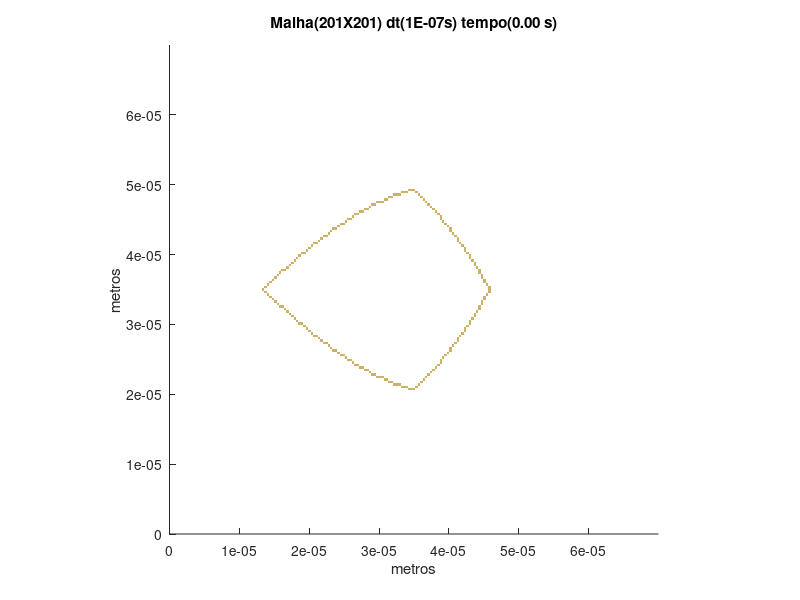

Recreate this plot in MATLAB.
set (gca,'PlotBoxAspectRatio',[1 1 1],'Xlim',[0,7E-05],'Ylim',[0,7E-05])
hold on
title('Malha(201X201) dt(1E-07s) tempo(0.00 s)')
hold on
ylabel('metros')
hold on
xlabel('metros')
hold on

fill([3.41293532338308E-05 3.41293532338308E-05 3.44776119402985E-05 3.44776119402985E-05],[2.0547263681592E-05 2.08955223880597E-05 2.08955223880597E-05 2.0547263681592E-05],[0.8,0.7,0.4],'LineStyle','none')

fill([3.44776119402985E-05 3.44776119402985E-05 3.48258706467662E-05 3.48258706467662E-05],[2.0547263681592E-05 2.08955223880597E-05 2.08955223880597E-05 2.0547263681592E-05],[0.8,0.7,0.4],'LineStyle','none')

fill([3.48258706467662E-05 3.48258706467662E-05 3.51741293532338E-05 3.51741293532338E-05],[2.0547263681592E-05 2.08955223880597E-05 2.08955223880597E-05 2.0547263681592E-05],[0.8,0.7,0.4],'LineStyle','none')

fill([3.30845771144279E-05 3.30845771144279E-05 3.34328358208955E-05 3.34328358208955E-05],[2.08955223880597E-05 2.12437810945274E-05 2.12437810945274E-05 2.08955223880597E-05],[0.8,0.7,0.4],'LineStyle','none')

fill([3.34328358208955E-05 3.34328358208955E-05 3.37810945273632E-05 3.37810945273632E-05],[2.08955223880597E-05 2.12437810945274E-05 2.12437810945274E-05 2.08955223880597E-05],[0.8,0.7,0.4],'LineStyle','none')

fill([3.37810945273632E-05 3.37810945273632E-05 3.41293532338308E-05 3.41293532338308E-05],[2.08955223880597E-05 2.12437810945274E-05 2.12437810945274E-05 2.08955223880597E-05],[0.8,0.7,0.4],'LineStyle','none')

fill([3.51741293532338E-05 3.51741293532338E-05 3.55223880597015E-05 3.55223880597015E-05],[2.08955223880597E-05 2.12437810945274E-05 2.12437810945274E-05 2.08955223880597E-05],[0.8,0.7,0.4],'LineStyle','none')

fill([3.20398009950249E-05 3.20398009950249E-05 3.23880597014925E-05 3.23880597014925E-05],[2.12437810945274E-05 2.1592039800995E-05 2.1592039800995E-05 2.12437810945274E-05],[0.8,0.7,0.4],'LineStyle','none')

fill([3.23880597014925E-05 3.23880597014925E-05 3.27363184079602E-05 3.27363184079602E-05],[2.12437810945274E-05 2.1592039800995E-05 2.1592039800995E-05 2.12437810945274E-05],[0.8,0.7,0.4],'LineStyle','none')

fill([3.27363184079602E-05 3.27363184079602E-05 3.30845771144279E-05 3.30845771144279E-05],[2.12437810945274E-05 2.1592039800995E-05 2.1592039800995E-05 2.12437810945274E-05],[0.8,0.7,0.4],'LineStyle','none')

fill([3.55223880597015E-05 3.55223880597015E-05 3.58706467661692E-05 3.58706467661692E-05],[2.12437810945274E-05 2.1592039800995E-05 2.1592039800995E-05 2.12437810945274E-05],[0.8,0.7,0.4],'LineStyle','none')

fill([3.13432835820895E-05 3.13432835820895E-05 3.16915422885572E-05 3.16915422885572E-05],[2.1592039800995E-05 2.19402985074627E-05 2.19402985074627E-05 2.1592039800995E-05],[0.8,0.7,0.4],'LineStyle','none')

fill([3.16915422885572E-05 3.16915422885572E-05 3.20398009950249E-05 3.20398009950249E-05],[2.1592039800995E-05 2.19402985074627E-05 2.19402985074627E-05 2.1592039800995E-05],[0.8,0.7,0.4],'LineStyle','none')

fill([3.58706467661692E-05 3.58706467661692E-05 3.62189054726368E-05 3.62189054726368E-05],[2.1592039800995E-05 2.19402985074627E-05 2.19402985074627E-05 2.1592039800995E-05],[0.8,0.7,0.4],'LineStyle','none')

fill([3.06467661691542E-05 3.06467661691542E-05 3.09950248756219E-05 3.09950248756219E-05],[2.19402985074627E-05 2.22885572139303E-05 2.22885572139303E-05 2.19402985074627E-05],[0.8,0.7,0.4],'LineStyle','none')

fill([3.09950248756219E-05 3.09950248756219E-05 3.13432835820895E-05 3.13432835820895E-05],[2.19402985074627E-05 2.22885572139303E-05 2.22885572139303E-05 2.19402985074627E-05],[0.8,0.7,0.4],'LineStyle','none')

fill([3.62189054726368E-05 3.62189054726368E-05 3.65671641791045E-05 3.65671641791045E-05],[2.19402985074627E-05 2.22885572139303E-05 2.22885572139303E-05 2.19402985074627E-05],[0.8,0.7,0.4],'LineStyle','none')

fill([2.96019900497512E-05 2.96019900497512E-05 2.99502487562189E-05 2.99502487562189E-05],[2.22885572139303E-05 2.2636815920398E-05 2.2636815920398E-05 2.22885572139303E-05],[0.8,0.7,0.4],'LineStyle','none')

fill([2.99502487562189E-05 2.99502487562189E-05 3.02985074626866E-05 3.02985074626866E-05],[2.22885572139303E-05 2.2636815920398E-05 2.2636815920398E-05 2.22885572139303E-05],[0.8,0.7,0.4],'LineStyle','none')

fill([3.02985074626866E-05 3.02985074626866E-05 3.06467661691542E-05 3.06467661691542E-05],[2.22885572139303E-05 2.2636815920398E-05 2.2636815920398E-05 2.22885572139303E-05],[0.8,0.7,0.4],'LineStyle','none')

fill([3.65671641791045E-05 3.65671641791045E-05 3.69154228855721E-05 3.69154228855721E-05],[2.22885572139303E-05 2.2636815920398E-05 2.2636815920398E-05 2.22885572139303E-05],[0.8,0.7,0.4],'LineStyle','none')

fill([2.89054726368159E-05 2.89054726368159E-05 2.92537313432836E-05 2.92537313432836E-05],[2.2636815920398E-05 2.29850746268657E-05 2.29850746268657E-05 2.2636815920398E-05],[0.8,0.7,0.4],'LineStyle','none')

fill([2.92537313432836E-05 2.92537313432836E-05 2.96019900497512E-05 2.96019900497512E-05],[2.2636815920398E-05 2.29850746268657E-05 2.29850746268657E-05 2.2636815920398E-05],[0.8,0.7,0.4],'LineStyle','none')

fill([3.69154228855721E-05 3.69154228855721E-05 3.72636815920398E-05 3.72636815920398E-05],[2.2636815920398E-05 2.29850746268657E-05 2.29850746268657E-05 2.2636815920398E-05],[0.8,0.7,0.4],'LineStyle','none')

fill([2.85572139303483E-05 2.85572139303483E-05 2.89054726368159E-05 2.89054726368159E-05],[2.29850746268657E-05 2.33333333333333E-05 2.33333333333333E-05 2.29850746268657E-05],[0.8,0.7,0.4],'LineStyle','none')

fill([3.72636815920398E-05 3.72636815920398E-05 3.76119402985075E-05 3.76119402985075E-05],[2.29850746268657E-05 2.33333333333333E-05 2.33333333333333E-05 2.29850746268657E-05],[0.8,0.7,0.4],'LineStyle','none')

fill([2.78606965174129E-05 2.78606965174129E-05 2.82089552238806E-05 2.82089552238806E-05],[2.33333333333333E-05 2.3681592039801E-05 2.3681592039801E-05 2.33333333333333E-05],[0.8,0.7,0.4],'LineStyle','none')

fill([2.82089552238806E-05 2.82089552238806E-05 2.85572139303483E-05 2.85572139303483E-05],[2.33333333333333E-05 2.3681592039801E-05 2.3681592039801E-05 2.33333333333333E-05],[0.8,0.7,0.4],'LineStyle','none')

fill([3.76119402985075E-05 3.76119402985075E-05 3.79601990049751E-05 3.79601990049751E-05],[2.33333333333333E-05 2.3681592039801E-05 2.3681592039801E-05 2.33333333333333E-05],[0.8,0.7,0.4],'LineStyle','none')

fill([2.71641791044776E-05 2.71641791044776E-05 2.75124378109453E-05 2.75124378109453E-05],[2.3681592039801E-05 2.40298507462687E-05 2.40298507462687E-05 2.3681592039801E-05],[0.8,0.7,0.4],'LineStyle','none')

fill([2.75124378109453E-05 2.75124378109453E-05 2.78606965174129E-05 2.78606965174129E-05],[2.3681592039801E-05 2.40298507462687E-05 2.40298507462687E-05 2.3681592039801E-05],[0.8,0.7,0.4],'LineStyle','none')

fill([3.79601990049751E-05 3.79601990049751E-05 3.83084577114428E-05 3.83084577114428E-05],[2.3681592039801E-05 2.40298507462687E-05 2.40298507462687E-05 2.3681592039801E-05],[0.8,0.7,0.4],'LineStyle','none')

fill([2.64676616915423E-05 2.64676616915423E-05 2.68159203980099E-05 2.68159203980099E-05],[2.40298507462687E-05 2.43781094527363E-05 2.43781094527363E-05 2.40298507462687E-05],[0.8,0.7,0.4],'LineStyle','none')

fill([2.68159203980099E-05 2.68159203980099E-05 2.71641791044776E-05 2.71641791044776E-05],[2.40298507462687E-05 2.43781094527363E-05 2.43781094527363E-05 2.40298507462687E-05],[0.8,0.7,0.4],'LineStyle','none')

fill([3.83084577114428E-05 3.83084577114428E-05 3.86567164179104E-05 3.86567164179104E-05],[2.40298507462687E-05 2.43781094527363E-05 2.43781094527363E-05 2.40298507462687E-05],[0.8,0.7,0.4],'LineStyle','none')

fill([2.61194029850746E-05 2.61194029850746E-05 2.64676616915423E-05 2.64676616915423E-05],[2.43781094527363E-05 2.4726368159204E-05 2.4726368159204E-05 2.43781094527363E-05],[0.8,0.7,0.4],'LineStyle','none')

fill([3.86567164179104E-05 3.86567164179104E-05 3.90049751243781E-05 3.90049751243781E-05],[2.43781094527363E-05 2.4726368159204E-05 2.4726368159204E-05 2.43781094527363E-05],[0.8,0.7,0.4],'LineStyle','none')

fill([2.54228855721393E-05 2.54228855721393E-05 2.5771144278607E-05 2.5771144278607E-05],[2.4726368159204E-05 2.50746268656716E-05 2.50746268656716E-05 2.4726368159204E-05],[0.8,0.7,0.4],'LineStyle','none')

fill([2.5771144278607E-05 2.5771144278607E-05 2.61194029850746E-05 2.61194029850746E-05],[2.4726368159204E-05 2.50746268656716E-05 2.50746268656716E-05 2.4726368159204E-05],[0.8,0.7,0.4],'LineStyle','none')

fill([3.86567164179104E-05 3.86567164179104E-05 3.90049751243781E-05 3.90049751243781E-05],[2.4726368159204E-05 2.50746268656716E-05 2.50746268656716E-05 2.4726368159204E-05],[0.8,0.7,0.4],'LineStyle','none')

fill([2.50746268656716E-05 2.50746268656716E-05 2.54228855721393E-05 2.54228855721393E-05],[2.50746268656716E-05 2.54228855721393E-05 2.54228855721393E-05 2.50746268656716E-05],[0.8,0.7,0.4],'LineStyle','none')

fill([3.90049751243781E-05 3.90049751243781E-05 3.93532338308458E-05 3.93532338308458E-05],[2.50746268656716E-05 2.54228855721393E-05 2.54228855721393E-05 2.50746268656716E-05],[0.8,0.7,0.4],'LineStyle','none')

fill([2.43781094527363E-05 2.43781094527363E-05 2.4726368159204E-05 2.4726368159204E-05],[2.54228855721393E-05 2.5771144278607E-05 2.5771144278607E-05 2.54228855721393E-05],[0.8,0.7,0.4],'LineStyle','none')

fill([2.4726368159204E-05 2.4726368159204E-05 2.50746268656716E-05 2.50746268656716E-05],[2.54228855721393E-05 2.5771144278607E-05 2.5771144278607E-05 2.54228855721393E-05],[0.8,0.7,0.4],'LineStyle','none')

fill([3.93532338308458E-05 3.93532338308458E-05 3.97014925373134E-05 3.97014925373134E-05],[2.54228855721393E-05 2.5771144278607E-05 2.5771144278607E-05 2.54228855721393E-05],[0.8,0.7,0.4],'LineStyle','none')

fill([2.40298507462687E-05 2.40298507462687E-05 2.43781094527363E-05 2.43781094527363E-05],[2.5771144278607E-05 2.61194029850746E-05 2.61194029850746E-05 2.5771144278607E-05],[0.8,0.7,0.4],'LineStyle','none')

fill([3.97014925373134E-05 3.97014925373134E-05 4.00497512437811E-05 4.00497512437811E-05],[2.5771144278607E-05 2.61194029850746E-05 2.61194029850746E-05 2.5771144278607E-05],[0.8,0.7,0.4],'LineStyle','none')

fill([2.33333333333333E-05 2.33333333333333E-05 2.3681592039801E-05 2.3681592039801E-05],[2.61194029850746E-05 2.64676616915423E-05 2.64676616915423E-05 2.61194029850746E-05],[0.8,0.7,0.4],'LineStyle','none')

fill([2.3681592039801E-05 2.3681592039801E-05 2.40298507462687E-05 2.40298507462687E-05],[2.61194029850746E-05 2.64676616915423E-05 2.64676616915423E-05 2.61194029850746E-05],[0.8,0.7,0.4],'LineStyle','none')

fill([4.00497512437811E-05 4.00497512437811E-05 4.03980099502488E-05 4.03980099502488E-05],[2.61194029850746E-05 2.64676616915423E-05 2.64676616915423E-05 2.61194029850746E-05],[0.8,0.7,0.4],'LineStyle','none')

fill([2.29850746268657E-05 2.29850746268657E-05 2.33333333333333E-05 2.33333333333333E-05],[2.64676616915423E-05 2.68159203980099E-05 2.68159203980099E-05 2.64676616915423E-05],[0.8,0.7,0.4],'LineStyle','none')

fill([4.00497512437811E-05 4.00497512437811E-05 4.03980099502488E-05 4.03980099502488E-05],[2.64676616915423E-05 2.68159203980099E-05 2.68159203980099E-05 2.64676616915423E-05],[0.8,0.7,0.4],'LineStyle','none')

fill([2.2636815920398E-05 2.2636815920398E-05 2.29850746268657E-05 2.29850746268657E-05],[2.68159203980099E-05 2.71641791044776E-05 2.71641791044776E-05 2.68159203980099E-05],[0.8,0.7,0.4],'LineStyle','none')

fill([4.03980099502488E-05 4.03980099502488E-05 4.07462686567164E-05 4.07462686567164E-05],[2.68159203980099E-05 2.71641791044776E-05 2.71641791044776E-05 2.68159203980099E-05],[0.8,0.7,0.4],'LineStyle','none')

fill([2.19402985074627E-05 2.19402985074627E-05 2.22885572139303E-05 2.22885572139303E-05],[2.71641791044776E-05 2.75124378109453E-05 2.75124378109453E-05 2.71641791044776E-05],[0.8,0.7,0.4],'LineStyle','none')

fill([2.22885572139303E-05 2.22885572139303E-05 2.2636815920398E-05 2.2636815920398E-05],[2.71641791044776E-05 2.75124378109453E-05 2.75124378109453E-05 2.71641791044776E-05],[0.8,0.7,0.4],'LineStyle','none')

fill([4.07462686567164E-05 4.07462686567164E-05 4.10945273631841E-05 4.10945273631841E-05],[2.71641791044776E-05 2.75124378109453E-05 2.75124378109453E-05 2.71641791044776E-05],[0.8,0.7,0.4],'LineStyle','none')

fill([2.1592039800995E-05 2.1592039800995E-05 2.19402985074627E-05 2.19402985074627E-05],[2.75124378109453E-05 2.78606965174129E-05 2.78606965174129E-05 2.75124378109453E-05],[0.8,0.7,0.4],'LineStyle','none')

fill([4.10945273631841E-05 4.10945273631841E-05 4.14427860696517E-05 4.14427860696517E-05],[2.75124378109453E-05 2.78606965174129E-05 2.78606965174129E-05 2.75124378109453E-05],[0.8,0.7,0.4],'LineStyle','none')

fill([2.12437810945274E-05 2.12437810945274E-05 2.1592039800995E-05 2.1592039800995E-05],[2.78606965174129E-05 2.82089552238806E-05 2.82089552238806E-05 2.78606965174129E-05],[0.8,0.7,0.4],'LineStyle','none')

fill([4.10945273631841E-05 4.10945273631841E-05 4.14427860696517E-05 4.14427860696517E-05],[2.78606965174129E-05 2.82089552238806E-05 2.82089552238806E-05 2.78606965174129E-05],[0.8,0.7,0.4],'LineStyle','none')

fill([2.0547263681592E-05 2.0547263681592E-05 2.08955223880597E-05 2.08955223880597E-05],[2.82089552238806E-05 2.85572139303483E-05 2.85572139303483E-05 2.82089552238806E-05],[0.8,0.7,0.4],'LineStyle','none')

fill([2.08955223880597E-05 2.08955223880597E-05 2.12437810945274E-05 2.12437810945274E-05],[2.82089552238806E-05 2.85572139303483E-05 2.85572139303483E-05 2.82089552238806E-05],[0.8,0.7,0.4],'LineStyle','none')

fill([4.14427860696517E-05 4.14427860696517E-05 4.17910447761194E-05 4.17910447761194E-05],[2.82089552238806E-05 2.85572139303483E-05 2.85572139303483E-05 2.82089552238806E-05],[0.8,0.7,0.4],'LineStyle','none')

fill([2.01990049751244E-05 2.01990049751244E-05 2.0547263681592E-05 2.0547263681592E-05],[2.85572139303483E-05 2.89054726368159E-05 2.89054726368159E-05 2.85572139303483E-05],[0.8,0.7,0.4],'LineStyle','none')

fill([4.17910447761194E-05 4.17910447761194E-05 4.21393034825871E-05 4.21393034825871E-05],[2.85572139303483E-05 2.89054726368159E-05 2.89054726368159E-05 2.85572139303483E-05],[0.8,0.7,0.4],'LineStyle','none')

fill([1.98507462686567E-05 1.98507462686567E-05 2.01990049751244E-05 2.01990049751244E-05],[2.89054726368159E-05 2.92537313432836E-05 2.92537313432836E-05 2.89054726368159E-05],[0.8,0.7,0.4],'LineStyle','none')

fill([4.21393034825871E-05 4.21393034825871E-05 4.24875621890547E-05 4.24875621890547E-05],[2.89054726368159E-05 2.92537313432836E-05 2.92537313432836E-05 2.89054726368159E-05],[0.8,0.7,0.4],'LineStyle','none')

fill([1.95024875621891E-05 1.95024875621891E-05 1.98507462686567E-05 1.98507462686567E-05],[2.92537313432836E-05 2.96019900497512E-05 2.96019900497512E-05 2.92537313432836E-05],[0.8,0.7,0.4],'LineStyle','none')

fill([4.21393034825871E-05 4.21393034825871E-05 4.24875621890547E-05 4.24875621890547E-05],[2.92537313432836E-05 2.96019900497512E-05 2.96019900497512E-05 2.92537313432836E-05],[0.8,0.7,0.4],'LineStyle','none')

fill([1.91542288557214E-05 1.91542288557214E-05 1.95024875621891E-05 1.95024875621891E-05],[2.96019900497512E-05 2.99502487562189E-05 2.99502487562189E-05 2.96019900497512E-05],[0.8,0.7,0.4],'LineStyle','none')

fill([4.24875621890547E-05 4.24875621890547E-05 4.28358208955224E-05 4.28358208955224E-05],[2.96019900497512E-05 2.99502487562189E-05 2.99502487562189E-05 2.96019900497512E-05],[0.8,0.7,0.4],'LineStyle','none')

fill([1.84577114427861E-05 1.84577114427861E-05 1.88059701492537E-05 1.88059701492537E-05],[2.99502487562189E-05 3.02985074626866E-05 3.02985074626866E-05 2.99502487562189E-05],[0.8,0.7,0.4],'LineStyle','none')

fill([1.88059701492537E-05 1.88059701492537E-05 1.91542288557214E-05 1.91542288557214E-05],[2.99502487562189E-05 3.02985074626866E-05 3.02985074626866E-05 2.99502487562189E-05],[0.8,0.7,0.4],'LineStyle','none')

fill([4.28358208955224E-05 4.28358208955224E-05 4.318407960199E-05 4.318407960199E-05],[2.99502487562189E-05 3.02985074626866E-05 3.02985074626866E-05 2.99502487562189E-05],[0.8,0.7,0.4],'LineStyle','none')

fill([1.81094527363184E-05 1.81094527363184E-05 1.84577114427861E-05 1.84577114427861E-05],[3.02985074626866E-05 3.06467661691542E-05 3.06467661691542E-05 3.02985074626866E-05],[0.8,0.7,0.4],'LineStyle','none')

fill([4.28358208955224E-05 4.28358208955224E-05 4.318407960199E-05 4.318407960199E-05],[3.02985074626866E-05 3.06467661691542E-05 3.06467661691542E-05 3.02985074626866E-05],[0.8,0.7,0.4],'LineStyle','none')

fill([1.77611940298507E-05 1.77611940298507E-05 1.81094527363184E-05 1.81094527363184E-05],[3.06467661691542E-05 3.09950248756219E-05 3.09950248756219E-05 3.06467661691542E-05],[0.8,0.7,0.4],'LineStyle','none')

fill([4.318407960199E-05 4.318407960199E-05 4.35323383084577E-05 4.35323383084577E-05],[3.06467661691542E-05 3.09950248756219E-05 3.09950248756219E-05 3.06467661691542E-05],[0.8,0.7,0.4],'LineStyle','none')

fill([1.74129353233831E-05 1.74129353233831E-05 1.77611940298507E-05 1.77611940298507E-05],[3.09950248756219E-05 3.13432835820895E-05 3.13432835820895E-05 3.09950248756219E-05],[0.8,0.7,0.4],'LineStyle','none')

fill([4.35323383084577E-05 4.35323383084577E-05 4.38805970149254E-05 4.38805970149254E-05],[3.09950248756219E-05 3.13432835820895E-05 3.13432835820895E-05 3.09950248756219E-05],[0.8,0.7,0.4],'LineStyle','none')

fill([1.70646766169154E-05 1.70646766169154E-05 1.74129353233831E-05 1.74129353233831E-05],[3.13432835820895E-05 3.16915422885572E-05 3.16915422885572E-05 3.13432835820895E-05],[0.8,0.7,0.4],'LineStyle','none')

fill([4.35323383084577E-05 4.35323383084577E-05 4.38805970149254E-05 4.38805970149254E-05],[3.13432835820895E-05 3.16915422885572E-05 3.16915422885572E-05 3.13432835820895E-05],[0.8,0.7,0.4],'LineStyle','none')

fill([1.67164179104478E-05 1.67164179104478E-05 1.70646766169154E-05 1.70646766169154E-05],[3.16915422885572E-05 3.20398009950249E-05 3.20398009950249E-05 3.16915422885572E-05],[0.8,0.7,0.4],'LineStyle','none')

fill([4.38805970149254E-05 4.38805970149254E-05 4.4228855721393E-05 4.4228855721393E-05],[3.16915422885572E-05 3.20398009950249E-05 3.20398009950249E-05 3.16915422885572E-05],[0.8,0.7,0.4],'LineStyle','none')

fill([1.63681592039801E-05 1.63681592039801E-05 1.67164179104478E-05 1.67164179104478E-05],[3.20398009950249E-05 3.23880597014925E-05 3.23880597014925E-05 3.20398009950249E-05],[0.8,0.7,0.4],'LineStyle','none')

fill([4.4228855721393E-05 4.4228855721393E-05 4.45771144278607E-05 4.45771144278607E-05],[3.20398009950249E-05 3.23880597014925E-05 3.23880597014925E-05 3.20398009950249E-05],[0.8,0.7,0.4],'LineStyle','none')

fill([1.56716417910448E-05 1.56716417910448E-05 1.60199004975124E-05 1.60199004975124E-05],[3.23880597014925E-05 3.27363184079602E-05 3.27363184079602E-05 3.23880597014925E-05],[0.8,0.7,0.4],'LineStyle','none')

fill([1.60199004975124E-05 1.60199004975124E-05 1.63681592039801E-05 1.63681592039801E-05],[3.23880597014925E-05 3.27363184079602E-05 3.27363184079602E-05 3.23880597014925E-05],[0.8,0.7,0.4],'LineStyle','none')

fill([4.4228855721393E-05 4.4228855721393E-05 4.45771144278607E-05 4.45771144278607E-05],[3.23880597014925E-05 3.27363184079602E-05 3.27363184079602E-05 3.23880597014925E-05],[0.8,0.7,0.4],'LineStyle','none')

fill([1.53233830845771E-05 1.53233830845771E-05 1.56716417910448E-05 1.56716417910448E-05],[3.27363184079602E-05 3.30845771144279E-05 3.30845771144279E-05 3.27363184079602E-05],[0.8,0.7,0.4],'LineStyle','none')

fill([4.45771144278607E-05 4.45771144278607E-05 4.49253731343284E-05 4.49253731343284E-05],[3.27363184079602E-05 3.30845771144279E-05 3.30845771144279E-05 3.27363184079602E-05],[0.8,0.7,0.4],'LineStyle','none')

fill([1.49751243781095E-05 1.49751243781095E-05 1.53233830845771E-05 1.53233830845771E-05],[3.30845771144279E-05 3.34328358208955E-05 3.34328358208955E-05 3.30845771144279E-05],[0.8,0.7,0.4],'LineStyle','none')

fill([4.45771144278607E-05 4.45771144278607E-05 4.49253731343284E-05 4.49253731343284E-05],[3.30845771144279E-05 3.34328358208955E-05 3.34328358208955E-05 3.30845771144279E-05],[0.8,0.7,0.4],'LineStyle','none')

fill([1.46268656716418E-05 1.46268656716418E-05 1.49751243781095E-05 1.49751243781095E-05],[3.34328358208955E-05 3.37810945273632E-05 3.37810945273632E-05 3.34328358208955E-05],[0.8,0.7,0.4],'LineStyle','none')

fill([4.49253731343284E-05 4.49253731343284E-05 4.5273631840796E-05 4.5273631840796E-05],[3.34328358208955E-05 3.37810945273632E-05 3.37810945273632E-05 3.34328358208955E-05],[0.8,0.7,0.4],'LineStyle','none')

fill([1.42786069651741E-05 1.42786069651741E-05 1.46268656716418E-05 1.46268656716418E-05],[3.37810945273632E-05 3.41293532338308E-05 3.41293532338308E-05 3.37810945273632E-05],[0.8,0.7,0.4],'LineStyle','none')

fill([4.49253731343284E-05 4.49253731343284E-05 4.5273631840796E-05 4.5273631840796E-05],[3.37810945273632E-05 3.41293532338308E-05 3.41293532338308E-05 3.37810945273632E-05],[0.8,0.7,0.4],'LineStyle','none')

fill([1.39303482587065E-05 1.39303482587065E-05 1.42786069651741E-05 1.42786069651741E-05],[3.41293532338308E-05 3.44776119402985E-05 3.44776119402985E-05 3.41293532338308E-05],[0.8,0.7,0.4],'LineStyle','none')

fill([4.5273631840796E-05 4.5273631840796E-05 4.56218905472637E-05 4.56218905472637E-05],[3.41293532338308E-05 3.44776119402985E-05 3.44776119402985E-05 3.41293532338308E-05],[0.8,0.7,0.4],'LineStyle','none')

fill([1.35820895522388E-05 1.35820895522388E-05 1.39303482587065E-05 1.39303482587065E-05],[3.44776119402985E-05 3.48258706467662E-05 3.48258706467662E-05 3.44776119402985E-05],[0.8,0.7,0.4],'LineStyle','none')

fill([4.56218905472637E-05 4.56218905472637E-05 4.59701492537313E-05 4.59701492537313E-05],[3.44776119402985E-05 3.48258706467662E-05 3.48258706467662E-05 3.44776119402985E-05],[0.8,0.7,0.4],'LineStyle','none')

fill([1.32338308457711E-05 1.32338308457711E-05 1.35820895522388E-05 1.35820895522388E-05],[3.48258706467662E-05 3.51741293532338E-05 3.51741293532338E-05 3.48258706467662E-05],[0.8,0.7,0.4],'LineStyle','none')

fill([4.56218905472637E-05 4.56218905472637E-05 4.59701492537313E-05 4.59701492537313E-05],[3.48258706467662E-05 3.51741293532338E-05 3.51741293532338E-05 3.48258706467662E-05],[0.8,0.7,0.4],'LineStyle','none')

fill([1.35820895522388E-05 1.35820895522388E-05 1.39303482587065E-05 1.39303482587065E-05],[3.51741293532338E-05 3.55223880597015E-05 3.55223880597015E-05 3.51741293532338E-05],[0.8,0.7,0.4],'LineStyle','none')

fill([4.56218905472637E-05 4.56218905472637E-05 4.59701492537313E-05 4.59701492537313E-05],[3.51741293532338E-05 3.55223880597015E-05 3.55223880597015E-05 3.51741293532338E-05],[0.8,0.7,0.4],'LineStyle','none')

fill([1.39303482587065E-05 1.39303482587065E-05 1.42786069651741E-05 1.42786069651741E-05],[3.55223880597015E-05 3.58706467661692E-05 3.58706467661692E-05 3.55223880597015E-05],[0.8,0.7,0.4],'LineStyle','none')

fill([4.5273631840796E-05 4.5273631840796E-05 4.56218905472637E-05 4.56218905472637E-05],[3.55223880597015E-05 3.58706467661692E-05 3.58706467661692E-05 3.55223880597015E-05],[0.8,0.7,0.4],'LineStyle','none')

fill([1.42786069651741E-05 1.42786069651741E-05 1.46268656716418E-05 1.46268656716418E-05],[3.58706467661692E-05 3.62189054726368E-05 3.62189054726368E-05 3.58706467661692E-05],[0.8,0.7,0.4],'LineStyle','none')

fill([4.49253731343284E-05 4.49253731343284E-05 4.5273631840796E-05 4.5273631840796E-05],[3.58706467661692E-05 3.62189054726368E-05 3.62189054726368E-05 3.58706467661692E-05],[0.8,0.7,0.4],'LineStyle','none')

fill([1.46268656716418E-05 1.46268656716418E-05 1.49751243781095E-05 1.49751243781095E-05],[3.62189054726368E-05 3.65671641791045E-05 3.65671641791045E-05 3.62189054726368E-05],[0.8,0.7,0.4],'LineStyle','none')

fill([4.49253731343284E-05 4.49253731343284E-05 4.5273631840796E-05 4.5273631840796E-05],[3.62189054726368E-05 3.65671641791045E-05 3.65671641791045E-05 3.62189054726368E-05],[0.8,0.7,0.4],'LineStyle','none')

fill([1.49751243781095E-05 1.49751243781095E-05 1.53233830845771E-05 1.53233830845771E-05],[3.65671641791045E-05 3.69154228855721E-05 3.69154228855721E-05 3.65671641791045E-05],[0.8,0.7,0.4],'LineStyle','none')

fill([4.45771144278607E-05 4.45771144278607E-05 4.49253731343284E-05 4.49253731343284E-05],[3.65671641791045E-05 3.69154228855721E-05 3.69154228855721E-05 3.65671641791045E-05],[0.8,0.7,0.4],'LineStyle','none')

fill([1.53233830845771E-05 1.53233830845771E-05 1.56716417910448E-05 1.56716417910448E-05],[3.69154228855721E-05 3.72636815920398E-05 3.72636815920398E-05 3.69154228855721E-05],[0.8,0.7,0.4],'LineStyle','none')

fill([4.45771144278607E-05 4.45771144278607E-05 4.49253731343284E-05 4.49253731343284E-05],[3.69154228855721E-05 3.72636815920398E-05 3.72636815920398E-05 3.69154228855721E-05],[0.8,0.7,0.4],'LineStyle','none')

fill([1.56716417910448E-05 1.56716417910448E-05 1.60199004975124E-05 1.60199004975124E-05],[3.72636815920398E-05 3.76119402985075E-05 3.76119402985075E-05 3.72636815920398E-05],[0.8,0.7,0.4],'LineStyle','none')

fill([4.4228855721393E-05 4.4228855721393E-05 4.45771144278607E-05 4.45771144278607E-05],[3.72636815920398E-05 3.76119402985075E-05 3.76119402985075E-05 3.72636815920398E-05],[0.8,0.7,0.4],'LineStyle','none')

fill([1.60199004975124E-05 1.60199004975124E-05 1.63681592039801E-05 1.63681592039801E-05],[3.76119402985075E-05 3.79601990049751E-05 3.79601990049751E-05 3.76119402985075E-05],[0.8,0.7,0.4],'LineStyle','none')

fill([1.63681592039801E-05 1.63681592039801E-05 1.67164179104478E-05 1.67164179104478E-05],[3.76119402985075E-05 3.79601990049751E-05 3.79601990049751E-05 3.76119402985075E-05],[0.8,0.7,0.4],'LineStyle','none')

fill([4.4228855721393E-05 4.4228855721393E-05 4.45771144278607E-05 4.45771144278607E-05],[3.76119402985075E-05 3.79601990049751E-05 3.79601990049751E-05 3.76119402985075E-05],[0.8,0.7,0.4],'LineStyle','none')

fill([1.67164179104478E-05 1.67164179104478E-05 1.70646766169154E-05 1.70646766169154E-05],[3.79601990049751E-05 3.83084577114428E-05 3.83084577114428E-05 3.79601990049751E-05],[0.8,0.7,0.4],'LineStyle','none')

fill([4.38805970149254E-05 4.38805970149254E-05 4.4228855721393E-05 4.4228855721393E-05],[3.79601990049751E-05 3.83084577114428E-05 3.83084577114428E-05 3.79601990049751E-05],[0.8,0.7,0.4],'LineStyle','none')

fill([1.70646766169154E-05 1.70646766169154E-05 1.74129353233831E-05 1.74129353233831E-05],[3.83084577114428E-05 3.86567164179104E-05 3.86567164179104E-05 3.83084577114428E-05],[0.8,0.7,0.4],'LineStyle','none')

fill([4.35323383084577E-05 4.35323383084577E-05 4.38805970149254E-05 4.38805970149254E-05],[3.83084577114428E-05 3.86567164179104E-05 3.86567164179104E-05 3.83084577114428E-05],[0.8,0.7,0.4],'LineStyle','none')

fill([1.74129353233831E-05 1.74129353233831E-05 1.77611940298507E-05 1.77611940298507E-05],[3.86567164179104E-05 3.90049751243781E-05 3.90049751243781E-05 3.86567164179104E-05],[0.8,0.7,0.4],'LineStyle','none')

fill([4.35323383084577E-05 4.35323383084577E-05 4.38805970149254E-05 4.38805970149254E-05],[3.86567164179104E-05 3.90049751243781E-05 3.90049751243781E-05 3.86567164179104E-05],[0.8,0.7,0.4],'LineStyle','none')

fill([1.77611940298507E-05 1.77611940298507E-05 1.81094527363184E-05 1.81094527363184E-05],[3.90049751243781E-05 3.93532338308458E-05 3.93532338308458E-05 3.90049751243781E-05],[0.8,0.7,0.4],'LineStyle','none')

fill([4.318407960199E-05 4.318407960199E-05 4.35323383084577E-05 4.35323383084577E-05],[3.90049751243781E-05 3.93532338308458E-05 3.93532338308458E-05 3.90049751243781E-05],[0.8,0.7,0.4],'LineStyle','none')

fill([1.81094527363184E-05 1.81094527363184E-05 1.84577114427861E-05 1.84577114427861E-05],[3.93532338308458E-05 3.97014925373134E-05 3.97014925373134E-05 3.93532338308458E-05],[0.8,0.7,0.4],'LineStyle','none')

fill([4.28358208955224E-05 4.28358208955224E-05 4.318407960199E-05 4.318407960199E-05],[3.93532338308458E-05 3.97014925373134E-05 3.97014925373134E-05 3.93532338308458E-05],[0.8,0.7,0.4],'LineStyle','none')

fill([1.84577114427861E-05 1.84577114427861E-05 1.88059701492537E-05 1.88059701492537E-05],[3.97014925373134E-05 4.00497512437811E-05 4.00497512437811E-05 3.97014925373134E-05],[0.8,0.7,0.4],'LineStyle','none')

fill([4.28358208955224E-05 4.28358208955224E-05 4.318407960199E-05 4.318407960199E-05],[3.97014925373134E-05 4.00497512437811E-05 4.00497512437811E-05 3.97014925373134E-05],[0.8,0.7,0.4],'LineStyle','none')

fill([1.88059701492537E-05 1.88059701492537E-05 1.91542288557214E-05 1.91542288557214E-05],[4.00497512437811E-05 4.03980099502488E-05 4.03980099502488E-05 4.00497512437811E-05],[0.8,0.7,0.4],'LineStyle','none')

fill([1.91542288557214E-05 1.91542288557214E-05 1.95024875621891E-05 1.95024875621891E-05],[4.00497512437811E-05 4.03980099502488E-05 4.03980099502488E-05 4.00497512437811E-05],[0.8,0.7,0.4],'LineStyle','none')

fill([4.24875621890547E-05 4.24875621890547E-05 4.28358208955224E-05 4.28358208955224E-05],[4.00497512437811E-05 4.03980099502488E-05 4.03980099502488E-05 4.00497512437811E-05],[0.8,0.7,0.4],'LineStyle','none')

fill([1.95024875621891E-05 1.95024875621891E-05 1.98507462686567E-05 1.98507462686567E-05],[4.03980099502488E-05 4.07462686567164E-05 4.07462686567164E-05 4.03980099502488E-05],[0.8,0.7,0.4],'LineStyle','none')

fill([4.21393034825871E-05 4.21393034825871E-05 4.24875621890547E-05 4.24875621890547E-05],[4.03980099502488E-05 4.07462686567164E-05 4.07462686567164E-05 4.03980099502488E-05],[0.8,0.7,0.4],'LineStyle','none')

fill([1.98507462686567E-05 1.98507462686567E-05 2.01990049751244E-05 2.01990049751244E-05],[4.07462686567164E-05 4.10945273631841E-05 4.10945273631841E-05 4.07462686567164E-05],[0.8,0.7,0.4],'LineStyle','none')

fill([4.21393034825871E-05 4.21393034825871E-05 4.24875621890547E-05 4.24875621890547E-05],[4.07462686567164E-05 4.10945273631841E-05 4.10945273631841E-05 4.07462686567164E-05],[0.8,0.7,0.4],'LineStyle','none')

fill([2.01990049751244E-05 2.01990049751244E-05 2.0547263681592E-05 2.0547263681592E-05],[4.10945273631841E-05 4.14427860696517E-05 4.14427860696517E-05 4.10945273631841E-05],[0.8,0.7,0.4],'LineStyle','none')

fill([4.17910447761194E-05 4.17910447761194E-05 4.21393034825871E-05 4.21393034825871E-05],[4.10945273631841E-05 4.14427860696517E-05 4.14427860696517E-05 4.10945273631841E-05],[0.8,0.7,0.4],'LineStyle','none')

fill([2.0547263681592E-05 2.0547263681592E-05 2.08955223880597E-05 2.08955223880597E-05],[4.14427860696517E-05 4.17910447761194E-05 4.17910447761194E-05 4.14427860696517E-05],[0.8,0.7,0.4],'LineStyle','none')

fill([2.08955223880597E-05 2.08955223880597E-05 2.12437810945274E-05 2.12437810945274E-05],[4.14427860696517E-05 4.17910447761194E-05 4.17910447761194E-05 4.14427860696517E-05],[0.8,0.7,0.4],'LineStyle','none')

fill([4.14427860696517E-05 4.14427860696517E-05 4.17910447761194E-05 4.17910447761194E-05],[4.14427860696517E-05 4.17910447761194E-05 4.17910447761194E-05 4.14427860696517E-05],[0.8,0.7,0.4],'LineStyle','none')

fill([2.12437810945274E-05 2.12437810945274E-05 2.1592039800995E-05 2.1592039800995E-05],[4.17910447761194E-05 4.21393034825871E-05 4.21393034825871E-05 4.17910447761194E-05],[0.8,0.7,0.4],'LineStyle','none')

fill([4.10945273631841E-05 4.10945273631841E-05 4.14427860696517E-05 4.14427860696517E-05],[4.17910447761194E-05 4.21393034825871E-05 4.21393034825871E-05 4.17910447761194E-05],[0.8,0.7,0.4],'LineStyle','none')

fill([2.1592039800995E-05 2.1592039800995E-05 2.19402985074627E-05 2.19402985074627E-05],[4.21393034825871E-05 4.24875621890547E-05 4.24875621890547E-05 4.21393034825871E-05],[0.8,0.7,0.4],'LineStyle','none')

fill([4.10945273631841E-05 4.10945273631841E-05 4.14427860696517E-05 4.14427860696517E-05],[4.21393034825871E-05 4.24875621890547E-05 4.24875621890547E-05 4.21393034825871E-05],[0.8,0.7,0.4],'LineStyle','none')

fill([2.19402985074627E-05 2.19402985074627E-05 2.22885572139303E-05 2.22885572139303E-05],[4.24875621890547E-05 4.28358208955224E-05 4.28358208955224E-05 4.24875621890547E-05],[0.8,0.7,0.4],'LineStyle','none')

fill([2.22885572139303E-05 2.22885572139303E-05 2.2636815920398E-05 2.2636815920398E-05],[4.24875621890547E-05 4.28358208955224E-05 4.28358208955224E-05 4.24875621890547E-05],[0.8,0.7,0.4],'LineStyle','none')

fill([4.07462686567164E-05 4.07462686567164E-05 4.10945273631841E-05 4.10945273631841E-05],[4.24875621890547E-05 4.28358208955224E-05 4.28358208955224E-05 4.24875621890547E-05],[0.8,0.7,0.4],'LineStyle','none')

fill([2.2636815920398E-05 2.2636815920398E-05 2.29850746268657E-05 2.29850746268657E-05],[4.28358208955224E-05 4.318407960199E-05 4.318407960199E-05 4.28358208955224E-05],[0.8,0.7,0.4],'LineStyle','none')

fill([4.03980099502488E-05 4.03980099502488E-05 4.07462686567164E-05 4.07462686567164E-05],[4.28358208955224E-05 4.318407960199E-05 4.318407960199E-05 4.28358208955224E-05],[0.8,0.7,0.4],'LineStyle','none')

fill([2.29850746268657E-05 2.29850746268657E-05 2.33333333333333E-05 2.33333333333333E-05],[4.318407960199E-05 4.35323383084577E-05 4.35323383084577E-05 4.318407960199E-05],[0.8,0.7,0.4],'LineStyle','none')

fill([4.00497512437811E-05 4.00497512437811E-05 4.03980099502488E-05 4.03980099502488E-05],[4.318407960199E-05 4.35323383084577E-05 4.35323383084577E-05 4.318407960199E-05],[0.8,0.7,0.4],'LineStyle','none')

fill([2.33333333333333E-05 2.33333333333333E-05 2.3681592039801E-05 2.3681592039801E-05],[4.35323383084577E-05 4.38805970149254E-05 4.38805970149254E-05 4.35323383084577E-05],[0.8,0.7,0.4],'LineStyle','none')

fill([2.3681592039801E-05 2.3681592039801E-05 2.40298507462687E-05 2.40298507462687E-05],[4.35323383084577E-05 4.38805970149254E-05 4.38805970149254E-05 4.35323383084577E-05],[0.8,0.7,0.4],'LineStyle','none')

fill([4.00497512437811E-05 4.00497512437811E-05 4.03980099502488E-05 4.03980099502488E-05],[4.35323383084577E-05 4.38805970149254E-05 4.38805970149254E-05 4.35323383084577E-05],[0.8,0.7,0.4],'LineStyle','none')

fill([2.40298507462687E-05 2.40298507462687E-05 2.43781094527363E-05 2.43781094527363E-05],[4.38805970149254E-05 4.4228855721393E-05 4.4228855721393E-05 4.38805970149254E-05],[0.8,0.7,0.4],'LineStyle','none')

fill([3.97014925373134E-05 3.97014925373134E-05 4.00497512437811E-05 4.00497512437811E-05],[4.38805970149254E-05 4.4228855721393E-05 4.4228855721393E-05 4.38805970149254E-05],[0.8,0.7,0.4],'LineStyle','none')

fill([2.43781094527363E-05 2.43781094527363E-05 2.4726368159204E-05 2.4726368159204E-05],[4.4228855721393E-05 4.45771144278607E-05 4.45771144278607E-05 4.4228855721393E-05],[0.8,0.7,0.4],'LineStyle','none')

fill([2.4726368159204E-05 2.4726368159204E-05 2.50746268656716E-05 2.50746268656716E-05],[4.4228855721393E-05 4.45771144278607E-05 4.45771144278607E-05 4.4228855721393E-05],[0.8,0.7,0.4],'LineStyle','none')

fill([3.93532338308458E-05 3.93532338308458E-05 3.97014925373134E-05 3.97014925373134E-05],[4.4228855721393E-05 4.45771144278607E-05 4.45771144278607E-05 4.4228855721393E-05],[0.8,0.7,0.4],'LineStyle','none')

fill([2.50746268656716E-05 2.50746268656716E-05 2.54228855721393E-05 2.54228855721393E-05],[4.45771144278607E-05 4.49253731343284E-05 4.49253731343284E-05 4.45771144278607E-05],[0.8,0.7,0.4],'LineStyle','none')

fill([3.90049751243781E-05 3.90049751243781E-05 3.93532338308458E-05 3.93532338308458E-05],[4.45771144278607E-05 4.49253731343284E-05 4.49253731343284E-05 4.45771144278607E-05],[0.8,0.7,0.4],'LineStyle','none')

fill([2.54228855721393E-05 2.54228855721393E-05 2.5771144278607E-05 2.5771144278607E-05],[4.49253731343284E-05 4.5273631840796E-05 4.5273631840796E-05 4.49253731343284E-05],[0.8,0.7,0.4],'LineStyle','none')

fill([2.5771144278607E-05 2.5771144278607E-05 2.61194029850746E-05 2.61194029850746E-05],[4.49253731343284E-05 4.5273631840796E-05 4.5273631840796E-05 4.49253731343284E-05],[0.8,0.7,0.4],'LineStyle','none')

fill([3.86567164179104E-05 3.86567164179104E-05 3.90049751243781E-05 3.90049751243781E-05],[4.49253731343284E-05 4.5273631840796E-05 4.5273631840796E-05 4.49253731343284E-05],[0.8,0.7,0.4],'LineStyle','none')

fill([2.61194029850746E-05 2.61194029850746E-05 2.64676616915423E-05 2.64676616915423E-05],[4.5273631840796E-05 4.56218905472637E-05 4.56218905472637E-05 4.5273631840796E-05],[0.8,0.7,0.4],'LineStyle','none')

fill([3.86567164179104E-05 3.86567164179104E-05 3.90049751243781E-05 3.90049751243781E-05],[4.5273631840796E-05 4.56218905472637E-05 4.56218905472637E-05 4.5273631840796E-05],[0.8,0.7,0.4],'LineStyle','none')

fill([2.64676616915423E-05 2.64676616915423E-05 2.68159203980099E-05 2.68159203980099E-05],[4.56218905472637E-05 4.59701492537313E-05 4.59701492537313E-05 4.56218905472637E-05],[0.8,0.7,0.4],'LineStyle','none')

fill([2.68159203980099E-05 2.68159203980099E-05 2.71641791044776E-05 2.71641791044776E-05],[4.56218905472637E-05 4.59701492537313E-05 4.59701492537313E-05 4.56218905472637E-05],[0.8,0.7,0.4],'LineStyle','none')

fill([3.83084577114428E-05 3.83084577114428E-05 3.86567164179104E-05 3.86567164179104E-05],[4.56218905472637E-05 4.59701492537313E-05 4.59701492537313E-05 4.56218905472637E-05],[0.8,0.7,0.4],'LineStyle','none')

fill([2.71641791044776E-05 2.71641791044776E-05 2.75124378109453E-05 2.75124378109453E-05],[4.59701492537313E-05 4.6318407960199E-05 4.6318407960199E-05 4.59701492537313E-05],[0.8,0.7,0.4],'LineStyle','none')

fill([2.75124378109453E-05 2.75124378109453E-05 2.78606965174129E-05 2.78606965174129E-05],[4.59701492537313E-05 4.6318407960199E-05 4.6318407960199E-05 4.59701492537313E-05],[0.8,0.7,0.4],'LineStyle','none')

fill([3.79601990049751E-05 3.79601990049751E-05 3.83084577114428E-05 3.83084577114428E-05],[4.59701492537313E-05 4.6318407960199E-05 4.6318407960199E-05 4.59701492537313E-05],[0.8,0.7,0.4],'LineStyle','none')

fill([2.78606965174129E-05 2.78606965174129E-05 2.82089552238806E-05 2.82089552238806E-05],[4.6318407960199E-05 4.66666666666667E-05 4.66666666666667E-05 4.6318407960199E-05],[0.8,0.7,0.4],'LineStyle','none')

fill([2.82089552238806E-05 2.82089552238806E-05 2.85572139303483E-05 2.85572139303483E-05],[4.6318407960199E-05 4.66666666666667E-05 4.66666666666667E-05 4.6318407960199E-05],[0.8,0.7,0.4],'LineStyle','none')

fill([3.76119402985075E-05 3.76119402985075E-05 3.79601990049751E-05 3.79601990049751E-05],[4.6318407960199E-05 4.66666666666667E-05 4.66666666666667E-05 4.6318407960199E-05],[0.8,0.7,0.4],'LineStyle','none')

fill([2.85572139303483E-05 2.85572139303483E-05 2.89054726368159E-05 2.89054726368159E-05],[4.66666666666667E-05 4.70149253731343E-05 4.70149253731343E-05 4.66666666666667E-05],[0.8,0.7,0.4],'LineStyle','none')

fill([3.72636815920398E-05 3.72636815920398E-05 3.76119402985075E-05 3.76119402985075E-05],[4.66666666666667E-05 4.70149253731343E-05 4.70149253731343E-05 4.66666666666667E-05],[0.8,0.7,0.4],'LineStyle','none')

fill([2.89054726368159E-05 2.89054726368159E-05 2.92537313432836E-05 2.92537313432836E-05],[4.70149253731343E-05 4.7363184079602E-05 4.7363184079602E-05 4.70149253731343E-05],[0.8,0.7,0.4],'LineStyle','none')

fill([2.92537313432836E-05 2.92537313432836E-05 2.96019900497512E-05 2.96019900497512E-05],[4.70149253731343E-05 4.7363184079602E-05 4.7363184079602E-05 4.70149253731343E-05],[0.8,0.7,0.4],'LineStyle','none')

fill([3.69154228855721E-05 3.69154228855721E-05 3.72636815920398E-05 3.72636815920398E-05],[4.70149253731343E-05 4.7363184079602E-05 4.7363184079602E-05 4.70149253731343E-05],[0.8,0.7,0.4],'LineStyle','none')

fill([2.96019900497512E-05 2.96019900497512E-05 2.99502487562189E-05 2.99502487562189E-05],[4.7363184079602E-05 4.77114427860696E-05 4.77114427860696E-05 4.7363184079602E-05],[0.8,0.7,0.4],'LineStyle','none')

fill([2.99502487562189E-05 2.99502487562189E-05 3.02985074626866E-05 3.02985074626866E-05],[4.7363184079602E-05 4.77114427860696E-05 4.77114427860696E-05 4.7363184079602E-05],[0.8,0.7,0.4],'LineStyle','none')

fill([3.02985074626866E-05 3.02985074626866E-05 3.06467661691542E-05 3.06467661691542E-05],[4.7363184079602E-05 4.77114427860696E-05 4.77114427860696E-05 4.7363184079602E-05],[0.8,0.7,0.4],'LineStyle','none')

fill([3.65671641791045E-05 3.65671641791045E-05 3.69154228855721E-05 3.69154228855721E-05],[4.7363184079602E-05 4.77114427860696E-05 4.77114427860696E-05 4.7363184079602E-05],[0.8,0.7,0.4],'LineStyle','none')

fill([3.06467661691542E-05 3.06467661691542E-05 3.09950248756219E-05 3.09950248756219E-05],[4.77114427860696E-05 4.80597014925373E-05 4.80597014925373E-05 4.77114427860696E-05],[0.8,0.7,0.4],'LineStyle','none')

fill([3.09950248756219E-05 3.09950248756219E-05 3.13432835820895E-05 3.13432835820895E-05],[4.77114427860696E-05 4.80597014925373E-05 4.80597014925373E-05 4.77114427860696E-05],[0.8,0.7,0.4],'LineStyle','none')

fill([3.62189054726368E-05 3.62189054726368E-05 3.65671641791045E-05 3.65671641791045E-05],[4.77114427860696E-05 4.80597014925373E-05 4.80597014925373E-05 4.77114427860696E-05],[0.8,0.7,0.4],'LineStyle','none')

fill([3.13432835820895E-05 3.13432835820895E-05 3.16915422885572E-05 3.16915422885572E-05],[4.80597014925373E-05 4.8407960199005E-05 4.8407960199005E-05 4.80597014925373E-05],[0.8,0.7,0.4],'LineStyle','none')

fill([3.16915422885572E-05 3.16915422885572E-05 3.20398009950249E-05 3.20398009950249E-05],[4.80597014925373E-05 4.8407960199005E-05 4.8407960199005E-05 4.80597014925373E-05],[0.8,0.7,0.4],'LineStyle','none')

fill([3.58706467661692E-05 3.58706467661692E-05 3.62189054726368E-05 3.62189054726368E-05],[4.80597014925373E-05 4.8407960199005E-05 4.8407960199005E-05 4.80597014925373E-05],[0.8,0.7,0.4],'LineStyle','none')

fill([3.20398009950249E-05 3.20398009950249E-05 3.23880597014925E-05 3.23880597014925E-05],[4.8407960199005E-05 4.87562189054726E-05 4.87562189054726E-05 4.8407960199005E-05],[0.8,0.7,0.4],'LineStyle','none')

fill([3.23880597014925E-05 3.23880597014925E-05 3.27363184079602E-05 3.27363184079602E-05],[4.8407960199005E-05 4.87562189054726E-05 4.87562189054726E-05 4.8407960199005E-05],[0.8,0.7,0.4],'LineStyle','none')

fill([3.27363184079602E-05 3.27363184079602E-05 3.30845771144279E-05 3.30845771144279E-05],[4.8407960199005E-05 4.87562189054726E-05 4.87562189054726E-05 4.8407960199005E-05],[0.8,0.7,0.4],'LineStyle','none')

fill([3.55223880597015E-05 3.55223880597015E-05 3.58706467661692E-05 3.58706467661692E-05],[4.8407960199005E-05 4.87562189054726E-05 4.87562189054726E-05 4.8407960199005E-05],[0.8,0.7,0.4],'LineStyle','none')

fill([3.30845771144279E-05 3.30845771144279E-05 3.34328358208955E-05 3.34328358208955E-05],[4.87562189054726E-05 4.91044776119403E-05 4.91044776119403E-05 4.87562189054726E-05],[0.8,0.7,0.4],'LineStyle','none')

fill([3.34328358208955E-05 3.34328358208955E-05 3.37810945273632E-05 3.37810945273632E-05],[4.87562189054726E-05 4.91044776119403E-05 4.91044776119403E-05 4.87562189054726E-05],[0.8,0.7,0.4],'LineStyle','none')

fill([3.37810945273632E-05 3.37810945273632E-05 3.41293532338308E-05 3.41293532338308E-05],[4.87562189054726E-05 4.91044776119403E-05 4.91044776119403E-05 4.87562189054726E-05],[0.8,0.7,0.4],'LineStyle','none')

fill([3.51741293532338E-05 3.51741293532338E-05 3.55223880597015E-05 3.55223880597015E-05],[4.87562189054726E-05 4.91044776119403E-05 4.91044776119403E-05 4.87562189054726E-05],[0.8,0.7,0.4],'LineStyle','none')

fill([3.41293532338308E-05 3.41293532338308E-05 3.44776119402985E-05 3.44776119402985E-05],[4.91044776119403E-05 4.9452736318408E-05 4.9452736318408E-05 4.91044776119403E-05],[0.8,0.7,0.4],'LineStyle','none')

fill([3.44776119402985E-05 3.44776119402985E-05 3.48258706467662E-05 3.48258706467662E-05],[4.91044776119403E-05 4.9452736318408E-05 4.9452736318408E-05 4.91044776119403E-05],[0.8,0.7,0.4],'LineStyle','none')

fill([3.48258706467662E-05 3.48258706467662E-05 3.51741293532338E-05 3.51741293532338E-05],[4.91044776119403E-05 4.9452736318408E-05 4.9452736318408E-05 4.91044776119403E-05],[0.8,0.7,0.4],'LineStyle','none')
